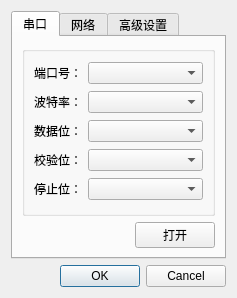
<?xml version="1.0" encoding="UTF-8"?>
<ui version="4.0">
 <class>ComportDialog</class>
 <widget class="QDialog" name="ComportDialog">
  <property name="geometry">
   <rect>
    <x>0</x>
    <y>0</y>
    <width>237</width>
    <height>298</height>
   </rect>
  </property>
  <property name="windowTitle">
   <string>通信参数配置</string>
  </property>
  <layout class="QGridLayout" name="gridLayout">
   <item row="2" column="0">
    <widget class="QDialogButtonBox" name="buttonBox">
     <property name="orientation">
      <enum>Qt::Horizontal</enum>
     </property>
     <property name="standardButtons">
      <set>QDialogButtonBox::Cancel|QDialogButtonBox::Ok</set>
     </property>
    </widget>
   </item>
   <item row="1" column="0">
    <widget class="QTabWidget" name="tabWidget">
     <property name="currentIndex">
      <number>0</number>
     </property>
     <widget class="QWidget" name="serial">
      <attribute name="title">
       <string>串口</string>
      </attribute>
      <layout class="QGridLayout" name="gridLayout_2">
       <item row="1" column="1">
        <widget class="QPushButton" name="pushButton_action">
         <property name="text">
          <string>打开</string>
         </property>
        </widget>
       </item>
       <item row="1" column="0">
        <spacer name="horizontalSpacer">
         <property name="orientation">
          <enum>Qt::Horizontal</enum>
         </property>
         <property name="sizeHint" stdset="0">
          <size>
           <width>40</width>
           <height>20</height>
          </size>
         </property>
        </spacer>
       </item>
       <item row="0" column="0" colspan="2">
        <widget class="QGroupBox" name="groupBox">
         <property name="title">
          <string/>
         </property>
         <layout class="QGridLayout" name="gridLayout_3">
          <item row="0" column="0">
           <widget class="QLabel" name="label">
            <property name="sizePolicy">
             <sizepolicy hsizetype="Fixed" vsizetype="Preferred">
              <horstretch>0</horstretch>
              <verstretch>0</verstretch>
             </sizepolicy>
            </property>
            <property name="text">
             <string>端口号：</string>
            </property>
            <property name="buddy">
             <cstring>comboBox_port</cstring>
            </property>
           </widget>
          </item>
          <item row="0" column="1">
           <widget class="QComboBox" name="comboBox_port"/>
          </item>
          <item row="1" column="0">
           <widget class="QLabel" name="label_2">
            <property name="sizePolicy">
             <sizepolicy hsizetype="Fixed" vsizetype="Preferred">
              <horstretch>0</horstretch>
              <verstretch>0</verstretch>
             </sizepolicy>
            </property>
            <property name="text">
             <string>波特率：</string>
            </property>
           </widget>
          </item>
          <item row="1" column="1">
           <widget class="QComboBox" name="comboBox_baud"/>
          </item>
          <item row="2" column="0">
           <widget class="QLabel" name="label_3">
            <property name="sizePolicy">
             <sizepolicy hsizetype="Fixed" vsizetype="Preferred">
              <horstretch>0</horstretch>
              <verstretch>0</verstretch>
             </sizepolicy>
            </property>
            <property name="text">
             <string>数据位：</string>
            </property>
           </widget>
          </item>
          <item row="2" column="1">
           <widget class="QComboBox" name="comboBox_databits"/>
          </item>
          <item row="3" column="0">
           <widget class="QLabel" name="label_4">
            <property name="sizePolicy">
             <sizepolicy hsizetype="Fixed" vsizetype="Preferred">
              <horstretch>0</horstretch>
              <verstretch>0</verstretch>
             </sizepolicy>
            </property>
            <property name="text">
             <string>校验位：</string>
            </property>
           </widget>
          </item>
          <item row="3" column="1">
           <widget class="QComboBox" name="comboBox_parity"/>
          </item>
          <item row="4" column="0">
           <widget class="QLabel" name="label_5">
            <property name="sizePolicy">
             <sizepolicy hsizetype="Fixed" vsizetype="Preferred">
              <horstretch>0</horstretch>
              <verstretch>0</verstretch>
             </sizepolicy>
            </property>
            <property name="text">
             <string>停止位：</string>
            </property>
           </widget>
          </item>
          <item row="4" column="1">
           <widget class="QComboBox" name="comboBox_stopbits"/>
          </item>
         </layout>
        </widget>
       </item>
      </layout>
     </widget>
     <widget class="QWidget" name="tabNet">
      <attribute name="title">
       <string>网络</string>
      </attribute>
      <layout class="QVBoxLayout" name="verticalLayout">
       <item>
        <widget class="QGroupBox" name="groupBoxNetWork">
         <property name="title">
          <string/>
         </property>
         <layout class="QFormLayout" name="formLayout">
          <item row="0" column="0">
           <widget class="QLabel" name="label_7">
            <property name="text">
             <string>目标地址</string>
            </property>
           </widget>
          </item>
          <item row="0" column="1">
           <widget class="QLineEdit" name="lineEditRemoteIP">
            <property name="inputMask">
             <string/>
            </property>
            <property name="text">
             <string>127.0.0.1</string>
            </property>
           </widget>
          </item>
          <item row="2" column="0">
           <widget class="QLabel" name="label_8">
            <property name="text">
             <string>目标端口</string>
            </property>
           </widget>
          </item>
          <item row="2" column="1">
           <widget class="QSpinBox" name="spinBoxRemotePort">
            <property name="minimum">
             <number>1</number>
            </property>
            <property name="maximum">
             <number>65535</number>
            </property>
            <property name="value">
             <number>7000</number>
            </property>
           </widget>
          </item>
          <item row="3" column="0">
           <widget class="QLabel" name="label_9">
            <property name="text">
             <string>本地端口</string>
            </property>
           </widget>
          </item>
          <item row="3" column="1">
           <widget class="QSpinBox" name="spinBoxLocalPort">
            <property name="enabled">
             <bool>true</bool>
            </property>
            <property name="maximum">
             <number>65535</number>
            </property>
           </widget>
          </item>
          <item row="5" column="0">
           <widget class="QLabel" name="label_10">
            <property name="text">
             <string>通讯类型</string>
            </property>
           </widget>
          </item>
          <item row="5" column="1">
           <widget class="QComboBox" name="comboBoxNetType">
            <item>
             <property name="text">
              <string>TCP</string>
             </property>
            </item>
            <item>
             <property name="text">
              <string>UDP</string>
             </property>
            </item>
           </widget>
          </item>
          <item row="4" column="1">
           <widget class="QCheckBox" name="checkBoxAutoLocalPort">
            <property name="text">
             <string>自动</string>
            </property>
            <property name="checked">
             <bool>true</bool>
            </property>
           </widget>
          </item>
         </layout>
        </widget>
       </item>
       <item>
        <layout class="QHBoxLayout" name="horizontalLayout">
         <item>
          <spacer name="horizontalSpacer_2">
           <property name="orientation">
            <enum>Qt::Horizontal</enum>
           </property>
           <property name="sizeHint" stdset="0">
            <size>
             <width>40</width>
             <height>20</height>
            </size>
           </property>
          </spacer>
         </item>
         <item>
          <widget class="QPushButton" name="pushButtonConnect">
           <property name="text">
            <string>连接</string>
           </property>
          </widget>
         </item>
        </layout>
       </item>
      </layout>
     </widget>
     <widget class="QWidget" name="net">
      <attribute name="title">
       <string>高级设置</string>
      </attribute>
      <layout class="QGridLayout" name="gridLayout_4">
       <item row="0" column="0">
        <widget class="QGroupBox" name="groupBox_2">
         <property name="title">
          <string>帧信息</string>
         </property>
         <layout class="QGridLayout" name="gridLayout_5">
          <item row="0" column="0">
           <widget class="QLabel" name="label_6">
            <property name="sizePolicy">
             <sizepolicy hsizetype="Fixed" vsizetype="Preferred">
              <horstretch>0</horstretch>
              <verstretch>0</verstretch>
             </sizepolicy>
            </property>
            <property name="text">
             <string>字节间超时:</string>
            </property>
           </widget>
          </item>
          <item row="0" column="1">
           <widget class="QSpinBox" name="spinBox_byteTimeout">
            <property name="accelerated">
             <bool>false</bool>
            </property>
            <property name="suffix">
             <string>ms</string>
            </property>
            <property name="minimum">
             <number>50</number>
            </property>
            <property name="singleStep">
             <number>10</number>
            </property>
           </widget>
          </item>
         </layout>
        </widget>
       </item>
       <item row="1" column="0">
        <spacer name="verticalSpacer">
         <property name="orientation">
          <enum>Qt::Vertical</enum>
         </property>
         <property name="sizeHint" stdset="0">
          <size>
           <width>20</width>
           <height>40</height>
          </size>
         </property>
        </spacer>
       </item>
      </layout>
     </widget>
    </widget>
   </item>
  </layout>
 </widget>
 <resources/>
 <connections>
  <connection>
   <sender>buttonBox</sender>
   <signal>accepted()</signal>
   <receiver>ComportDialog</receiver>
   <slot>accept()</slot>
   <hints>
    <hint type="sourcelabel">
     <x>227</x>
     <y>288</y>
    </hint>
    <hint type="destinationlabel">
     <x>157</x>
     <y>274</y>
    </hint>
   </hints>
  </connection>
  <connection>
   <sender>buttonBox</sender>
   <signal>rejected()</signal>
   <receiver>ComportDialog</receiver>
   <slot>reject()</slot>
   <hints>
    <hint type="sourcelabel">
     <x>227</x>
     <y>288</y>
    </hint>
    <hint type="destinationlabel">
     <x>286</x>
     <y>274</y>
    </hint>
   </hints>
  </connection>
 </connections>
</ui>
